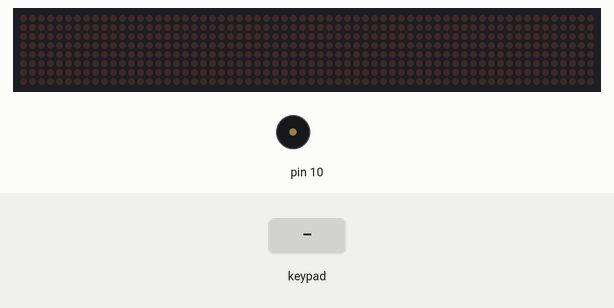
A sketch run on a simulated Arduino Uno, built with avr-gcc and run on an emulated ATmega328P. Parts: 64×8 LED matrix, buzzer (waves = sounding). The test bench sets the inputs (shaded band).

Above: at 1.2 s.
1.3 s: keypad keys 5 4 3 2 A pressed 0.4 s apart
At 1.7 s:
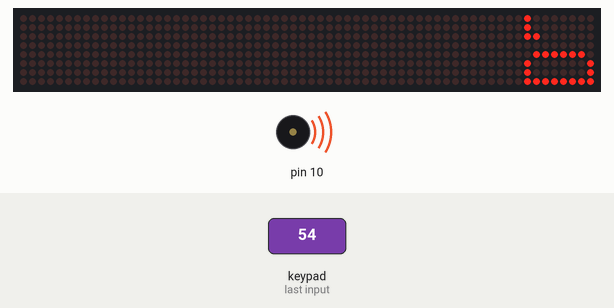
4.8 s: key '1' pressed
At 5.2 s:
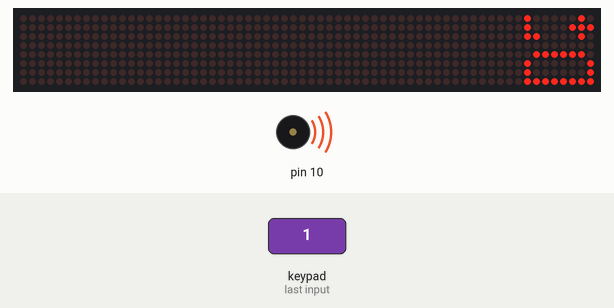
6.8 s: keypad keys 9 8 7 6 D pressed 0.4 s apart
At 7.2 s:
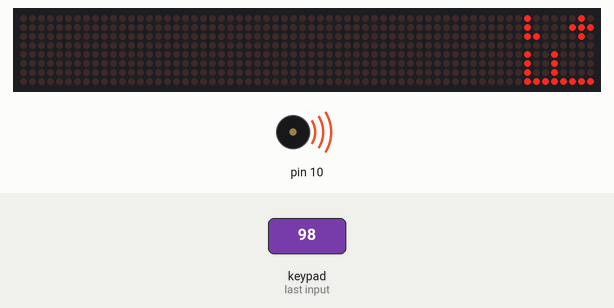
10.6 s: key 'B' pressed
At 11.0 s:
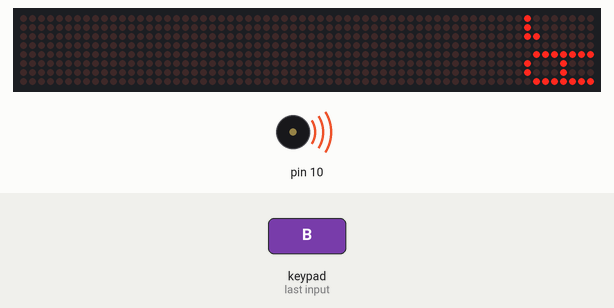
12.6 s: key 'C' pressed
At 13.0 s:
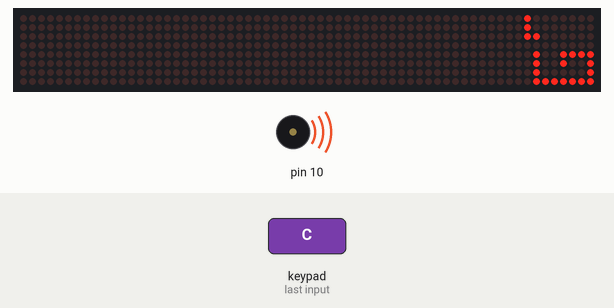
Timing chart, 0 to 15.6 s (numbered marks = the images above; inputs shaded):
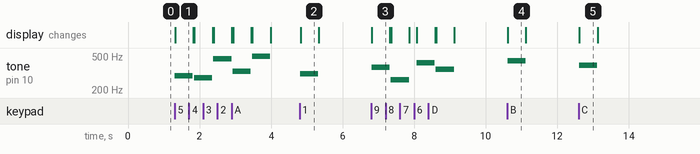

Measured:
- after the input at 1.3 s, tone on pin 10: plays 294 Hz for 0.51 s, 277 Hz for 0.51 s, 466 Hz for 0.51 s, 330 Hz for 0.51 s, 494 Hz for 0.51 s, starting at once; the display: changes at once (image 1)
- after the input at 4.8 s, tone on pin 10: silent → 311 Hz at once, → silent 0.51 s later; the display: changes at once (image 2)
- after the input at 6.8 s, tone on pin 10: plays 370 Hz for 0.51 s, 262 Hz for 0.51 s, 415 Hz for 0.51 s, 349 Hz for 0.51 s, starting at once; the display: changes at once (image 3)
- after the input at 10.6 s, tone on pin 10: silent → 440 Hz at once, → silent 0.51 s later; the display: changes at once (image 4)
- after the input at 12.6 s, tone on pin 10: silent → 392 Hz at once, → silent 0.51 s later; the display: changes at once (image 5)
- what the display in image 2 shows lasts 0.5 s, from 4.8 s to 5.3 s

The sketch:

Project_3.ino
```cpp
//www.elegoo.com
//2016.12.9

/* @file CustomKeypad.pde
|| @version 1.0
|| @author Alexander Brevig
|| @contact alexanderbrevig@gmail.com
||
|| @description
|| | Demonstrates changing the keypad size and key values.
|| #
*/
#include <Keypad.h>
#include "pitches.h"
#include <LedControl.h>
int DIN = 13;
int CS =  12;
int CLK = 11;

LedControl lc=LedControl(DIN,CLK,CS,0);

byte blank[8]= {0x0,0x0,0x0,0x0,0x0,0x0,0x0,0x0};

const byte ROWS = 4; //four rows
const byte COLS = 4; //four columns
//define the cymbols on the buttons of the keypads
char hexaKeys[ROWS][COLS] = {
  {'1','2','3','A'},
  {'4','5','6','B'},
  {'7','8','9','C'},
  {'*','0','#','D'}
};
byte rowPins[ROWS] = {9, 8, 7, 6}; //connect to the row pinouts of the keypad
byte colPins[COLS] = {5, 4, 3, 2}; //connect to the column pinouts of the keypad

//initialize an instance of class NewKeypad
Keypad customKeypad = Keypad( makeKeymap(hexaKeys), rowPins, colPins, ROWS, COLS);

void setup(){
 lc.shutdown(0,false);
 lc.setIntensity(0,5);      //Adjust the brightness maximum is 5
 lc.clearDisplay(0);
}

void loop(){
  char customKey = customKeypad.getKey();
  if (customKeypad.keyStateChanged()) {
    noTone(10);
    printByte(blank);
  }
 //Octave 4
 //sharps Octave 4.1
  if (customKey == '4'){
    tone(10,NOTE_CS4);
    byte CS4[8]= {0x82,0x87,0xC2,0x00,0x81,0x81,0x81,0x7E,};
    printByte(CS4);
    delay(500);
  }
  else if (customKey == '1'){
    tone(10,NOTE_DS4);
    byte DS4[8]= {0x82,0x87,0xC2,0x00,0x7E,0x81,0x81,0xFF,};
    printByte(DS4);
    delay(500);
  }
  //Naturals Octave 4.1
  else if (customKey == '8'){
    tone(10,NOTE_C4);
    byte C4[8]= {0x80,0x80,0xC0,0x00,0x81,0x81,0x81,0x7E,};
    printByte(C4);
    delay(500);
  }
  else if (customKey == '5'){
    tone(10,NOTE_D4);
    byte D4[8]= {0x80,0x80,0xC0,0x00,0x7E,0x81,0x81,0xFF,};
    printByte(D4);
    delay(500);
  }
  else if (customKey == '2'){
    tone(10,NOTE_E4);
    byte E4[8]= {0x80,0x80,0xC0,0x00,0x99,0x99,0x99,0xFF,};
    printByte(E4);
    delay(500);
  }
 //next line
 //sharps Octave 4.2)
  else if (customKey == '9'){
    tone(10,NOTE_FS4);
    byte FS4[8]= {0x82,0x87,0xC2,0x00,0x90,0x90,0x90,0xFF,};
    printByte(FS4);
    delay(500);
  }
  else if (customKey == '6'){
    tone(10,NOTE_GS4);
    byte GS4[8]= {0x82,0x87,0xC2,0x00,0x4F,0x49,0x41,0x7F,};
    printByte(GS4);
    delay(500);
  }
  else if (customKey == '3'){
    tone(10,NOTE_AS4);
    byte AS4[8]= {0x82,0x87,0xC2,0x00,0x7F,0x88,0x88,0x7F,};
    printByte(AS4);
    delay(500);
  }
  //Naturals Octave 4.1
  else if (customKey == 'D'){
    tone(10,NOTE_F4);
    byte F4[8]= {0x80,0x80,0xC0,0x00,0x90,0x90,0x90,0xFF,};
    printByte(F4);
    delay(500);
  }
  else if (customKey == 'C'){
    tone(10,NOTE_G4);
    byte G4[8]= {0x80,0x80,0xC0,0x00,0x4F,0x49,0x41,0x7F,};
    printByte(G4);
    delay(500);
  }
  else if (customKey == 'B'){
    tone(10,NOTE_A4);
    byte A4[8]= {0x80,0x80,0xC0,0x00,0x7F,0x88,0x88,0x7F,};
    printByte(A4);
    delay(500);
  }
  else if (customKey == 'A'){
    tone(10,NOTE_B4);
    byte B4[8]= {0x80,0x80,0xC0,0x00,0x6E,0x91,0x91,0xFF,};
    printByte(B4);
    delay(500);
  }
}
//used https://www.youtube.com/watch?v=yBIXeHHAhrI&ab_channel=ViralScience-ThehomeofCreativity and associated links
void printByte(byte character [])
{
  int i = 0;
  for(i=0;i<8;i++)
  {
    lc.setRow(0,i,character[i]);
  }
}
//pixeltomatrix https://drive.google.com/file/d/1OyfBdyevPCnSMZCYmoSB7yr5k_8Ozsb5/view
```

pitches.h
```cpp
/******************************************************
 * Public Constants
 * From: https://www.arduino.cc/en/Tutorial/toneMelody
 ******************************************************/

#define NOTE_B0  31
#define NOTE_C1  33
#define NOTE_CS1 35
#define NOTE_D1  37
#define NOTE_DS1 39
#define NOTE_E1  41
#define NOTE_F1  44
#define NOTE_FS1 46
#define NOTE_G1  49
#define NOTE_GS1 52
#define NOTE_A1  55
#define NOTE_AS1 58
#define NOTE_B1  62
#define NOTE_C2  65
#define NOTE_CS2 69
#define NOTE_D2  73
#define NOTE_DS2 78
#define NOTE_E2  82
#define NOTE_F2  87
#define NOTE_FS2 93
#define NOTE_G2  98
#define NOTE_GS2 104
#define NOTE_A2  110
#define NOTE_AS2 117
#define NOTE_B2  123
#define NOTE_C3  131
#define NOTE_CS3 139
#define NOTE_D3  147
#define NOTE_DS3 156
#define NOTE_E3  165
#define NOTE_F3  175
#define NOTE_FS3 185
#define NOTE_G3  196
#define NOTE_GS3 208
#define NOTE_A3  220
#define NOTE_AS3 233
#define NOTE_B3  247
#define NOTE_C4  262
#define NOTE_CS4 277
#define NOTE_D4  294
#define NOTE_DS4 311
#define NOTE_E4  330
#define NOTE_F4  349
#define NOTE_FS4 370
#define NOTE_G4  392
#define NOTE_GS4 415
#define NOTE_A4  440
#define NOTE_AS4 466
#define NOTE_B4  494
#define NOTE_C5  523
#define NOTE_CS5 554
#define NOTE_D5  587
#define NOTE_DS5 622
#define NOTE_E5  659
#define NOTE_F5  698
#define NOTE_FS5 740
#define NOTE_G5  784
#define NOTE_GS5 831
#define NOTE_A5  880
#define NOTE_AS5 932
#define NOTE_B5  988
#define NOTE_C6  1047
#define NOTE_CS6 1109
#define NOTE_D6  1175
#define NOTE_DS6 1245
#define NOTE_E6  1319
#define NOTE_F6  1397
#define NOTE_FS6 1480
#define NOTE_G6  1568
#define NOTE_GS6 1661
#define NOTE_A6  1760
#define NOTE_AS6 1865
#define NOTE_B6  1976
#define NOTE_C7  2093
#define NOTE_CS7 2217
#define NOTE_D7  2349
#define NOTE_DS7 2489
#define NOTE_E7  2637
#define NOTE_F7  2794
#define NOTE_FS7 2960
#define NOTE_G7  3136
#define NOTE_GS7 3322
#define NOTE_A7  3520
#define NOTE_AS7 3729
#define NOTE_B7  3951
#define NOTE_C8  4186
#define NOTE_CS8 4435
#define NOTE_D8  4699
#define NOTE_DS8 4978
```
